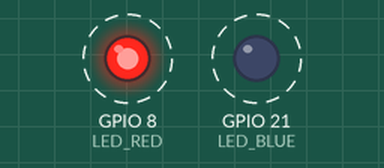
A sketch run on a simulated ESP32-S3. On the bench: output pins drawn as LEDs (lit = HIGH). Dashed ring = blinking.

Above: at 0.1 s.
Timing chart, 0 to 3.0 s (numbered marks = the images above):
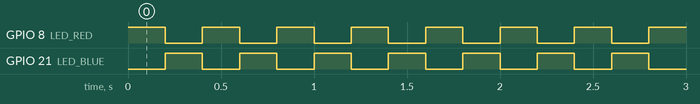

The sketch:

LED_Blink.ino
```cpp
#include "Arduino.h"
#define  LED_RED  8
#define  LED_BLUE 21
// the setup function runs once when you press reset or power the board
/*
本代码实现对LED 2个灯交替闪烁
*/
void setup() {
  // initialize digital pin LED_BUILTIN as an output.
  pinMode(LED_RED, OUTPUT);
  pinMode(LED_BLUE, OUTPUT);
}

// the loop function runs over and over again forever
void loop() {
  digitalWrite(LED_RED, HIGH);   // turn the LED on (HIGH is the voltage level)
  digitalWrite(LED_BLUE, LOW);   // turn the LED off (HIGH is the voltage level)
  delay(200);                       // wait for a second
  digitalWrite(LED_RED, LOW);    // turn the LED off by making the voltage LOW
  digitalWrite(LED_BLUE, HIGH);   // turn the LED on (HIGH is the voltage level)
  delay(200);                       // wait for a second
}
```

Measured:
- by itself, GPIO 8 (LED_RED), GPIO 21 (LED_BLUE): alternates HIGH for 0.20 s and LOW for 0.20 s
